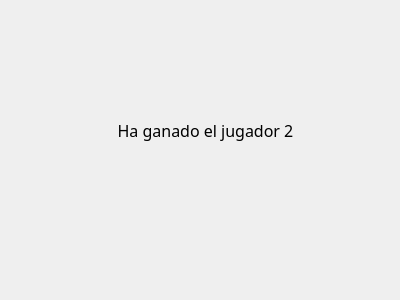
<?xml version="1.0" encoding="UTF-8"?>
<ui version="4.0">
 <class>Ganador2</class>
 <widget class="QWidget" name="Ganador2">
  <property name="geometry">
   <rect>
    <x>0</x>
    <y>0</y>
    <width>400</width>
    <height>300</height>
   </rect>
  </property>
  <property name="windowTitle">
   <string>Form</string>
  </property>
  <widget class="QLabel" name="label_2">
   <property name="geometry">
    <rect>
     <x>70</x>
     <y>100</y>
     <width>271</width>
     <height>61</height>
    </rect>
   </property>
   <property name="font">
    <font>
     <family>Wide Latin</family>
     <pointsize>12</pointsize>
    </font>
   </property>
   <property name="text">
    <string>Ha ganado el jugador 2</string>
   </property>
   <property name="alignment">
    <set>Qt::AlignCenter</set>
   </property>
   <property name="wordWrap">
    <bool>true</bool>
   </property>
  </widget>
 </widget>
 <resources/>
 <connections/>
</ui>
